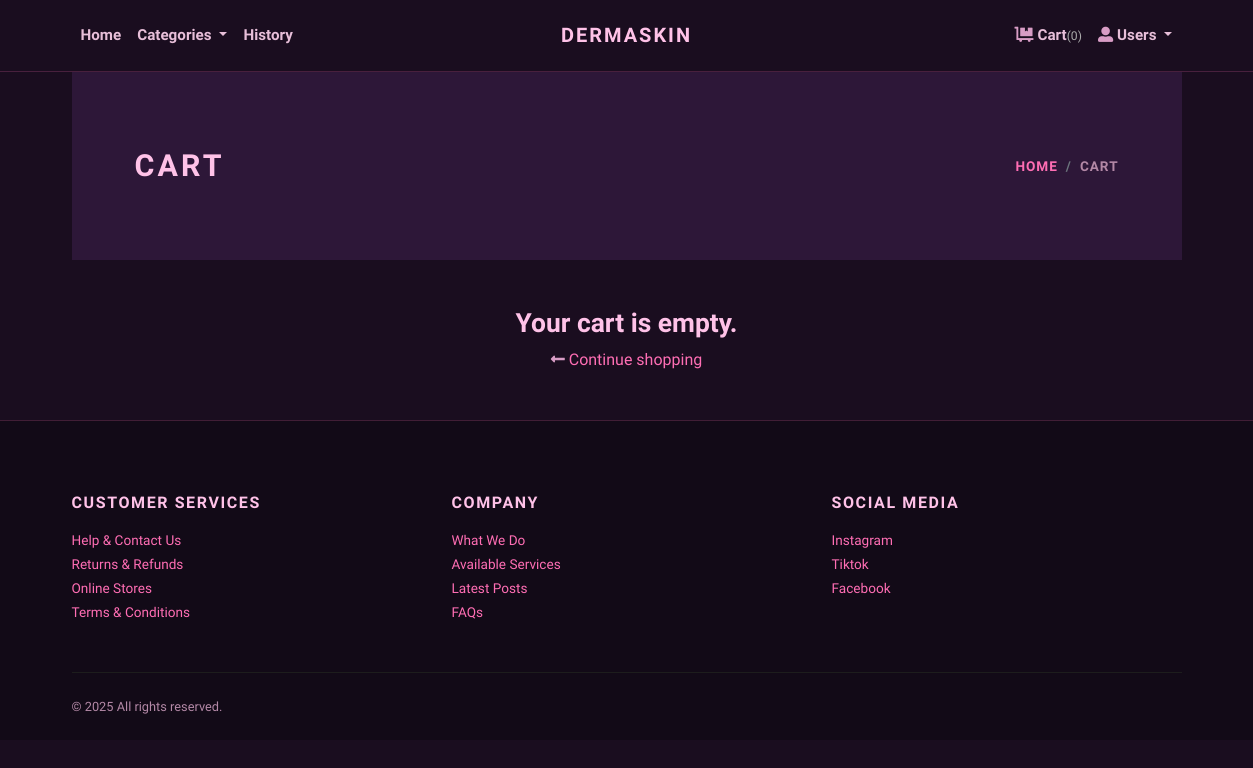
/cart/ (signed in), run on an earlier commit of the app's database.
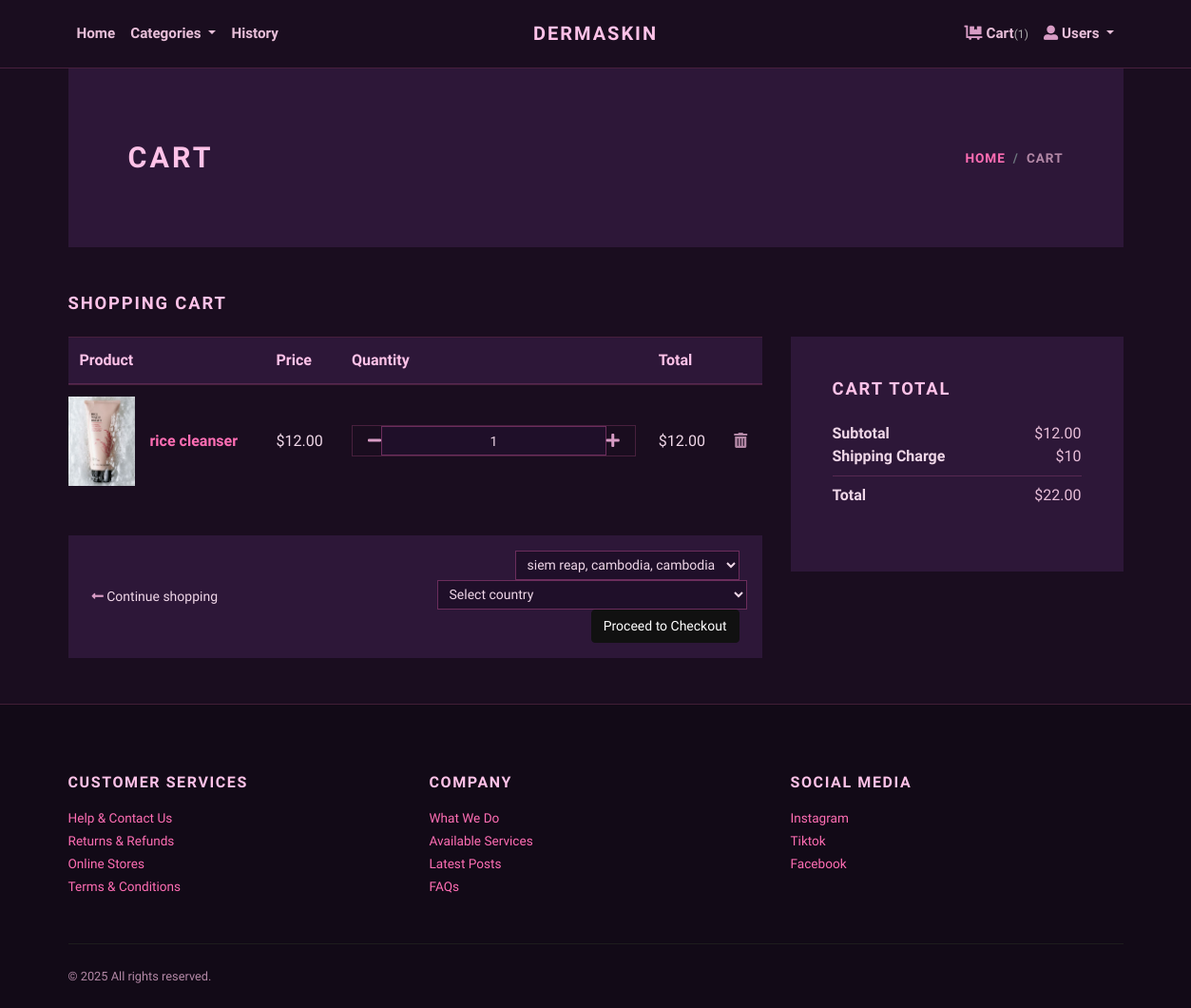
And on a later commit of the database.
### store/models.py (models this page shows, shortened)
class Cart(models.Model):
    user = models.ForeignKey(User, verbose_name="User", on_delete=models.CASCADE)
    product = models.ForeignKey(Product, verbose_name="Product", on_delete=models.CASCADE)
    quantity = models.PositiveIntegerField(default=1, verbose_name="Quantity")
    created_at = models.DateTimeField(auto_now_add=True, verbose_name="Created Date")
    updated_at = models.DateTimeField(auto_now=True, verbose_name="Updated Date")
    @property
    def total_price(self):
        return self.quantity * self.product.price

class Product(models.Model):
    title = models.CharField(max_length=150, verbose_name="Product Title")
    slug = models.SlugField(
        max_length=160,
        unique=True,   # ✅ FIX
        verbose_name="Product Slug"
    )
    sku = models.CharField(max_length=255, unique=True)
    short_description = models.TextField()
    detail_description = models.TextField(blank=True, null=True)
    product_image = models.ImageField(upload_to='product', blank=True, null=True)
    price = models.DecimalField(max_digits=8, decimal_places=2)
    category = models.ForeignKey(Category, on_delete=models.CASCADE)
    is_active = models.BooleanField()
    is_featured = models.BooleanField()
    created_at = models.DateTimeField(auto_now_add=True)
    updated_at = models.DateTimeField(auto_now=True)

### store/views.py (the view)
# urls.py: path('cart/', views.cart, name="cart"),
@login_required
def cart(request):
    cart_products = Cart.objects.filter(user=request.user)
    amount = sum(p.quantity * p.product.price for p in cart_products)
    shipping_amount = decimal.Decimal(10)
    return render(request, 'store/cart.html', {
        'cart_products': cart_products,
        'amount': amount,
        'shipping_amount': shipping_amount,
        'total_amount': amount + shipping_amount,
        'addresses': Address.objects.filter(user=request.user),
    })

### store/context_preprocessors.py (called while the page is built)
def store_menu(request):
    categories = Category.objects.filter(is_active=True)
    context = {
        'categories_menu': categories,
    }
    return context

def cart_menu(request):
    if request.user.is_authenticated:
        cart_items= Cart.objects.filter(user=request.user)
        context = {
            'cart_items': cart_items,
        }
    else:
        context = {}
    return context

### templates/store/cart.html (shortened to what the changed rows need)
{% extends 'base.html' %}
{% load static %}
{% load humanize %}
{% block content %}
<div class="container">
    <section class="py-5 bg-light">
        <div class="container">
            <div class="row px-4 px-lg-5 py-lg-4 align-items-center">
                <div class="col-lg-6">
                    <h1 class="h2 text-uppercase mb-0">Cart</h1>
                </div>
            </div>
        </div>
    </section>
    {% if cart_products %}
    <section class="py-5">
        <h2 class="h5 text-uppercase mb-4">Shopping cart</h2>
        <div class="row">
            <div class="col-lg-8 mb-4 mb-lg-0">
                <div class="table-responsive mb-4">
                    <table class="table">
                        <thead class="bg-light">
                            <tr>
                                <th scope="col">Product</th>
                                <th scope="col">Price</th>
                                <th scope="col">Quantity</th>
                                <th scope="col">Total</th>
                                <th scope="col"></th>
                            </tr>
                        </thead>
                        <tbody>
                            {% for cart_product in cart_products %}
                            <tr>
                                <td class="pl-0 border-0">
                                    <div class="media align-items-center">
                                        {% if cart_product.product.product_image %}
                                        <a href="{% url 'store:product-detail' cart_product.product.slug %}">
                                            <img src="{{ cart_product.product.product_image.url }}" width="70" alt="{{ cart_product.product.title }}">
                                        </a>
                                        {% else %}
                                        <a href="{% url 'store:product-detail' cart_product.product.slug %}">
                                            <img src="{% static 'img/product-detail-3.jpg' %}" width="70" alt="{{ cart_product.product.title }}">
                                        </a>
                                        {% endif %}
                                        <div class="media-body ml-3">
                                            <strong><a href="{% url 'store:product-detail' cart_product.product.slug %}">{{ cart_product.product.title }}</a></strong>
                                        </div>
                                    </div>
                                </td>
                                <td class="align-middle">${{ cart_product.product.price|intcomma }}</td>
                                <td class="align-middle">
                                    <div class="border d-flex align-items-center justify-content-between px-3">
                                        <a href="{% url 'store:minus-cart' cart_product.id %}"><i class="fas fa-minus"></i></a>
                                        <input class="form-control form-control-sm border-0 text-center" type="text" value="{{ cart_product.quantity }}" readonly>
                                        <a href="{% url 'store:plus-cart' cart_product.id %}"><i class="fas fa-plus"></i></a>
                                    </div>
                                </td>
                                <td class="align-middle">${{ cart_product.total_price|intcomma }}</td>
                                <td class="align-middle">
                                    <a href="{% url 'store:remove-cart' cart_product.id %}"><i class="fas fa-trash-alt text-muted"></i></a>
                                </td>
                            </tr>
                            {% endfor %}
                        </tbody>
                    </table>
                </div>
                <div class="bg-light px-4 py-3">
                    <div class="row align-items-center text-center">
                        <div class="col-md-6 mb-3 mb-md-0 text-md-left">
                            <a class="btn btn-link p-0 text-dark btn-sm" href="{% url 'store:home' %}">
                                <i class="fas fa-long-arrow-alt-left"></i> Continue shopping
                            </a>
                        </div>
                        <div class="col-md-6 text-md-right">
                            <form action="{% url 'store:checkout' %}" method="get" style="display:inline;">
    {% if addresses %}
    <select name="address" class="form-control form-control-sm d-inline w-auto" required>
        {% for address in addresses %}
        <option value="{{ address.id }}">
            {{ address.locality }}, {{ address.city }}, {{ address.state }}
        </option>
        {% endfor %}
    </select>
    {% else %}
    <span class="text-danger">Add an address in your profile first.</span>
    {% endif %}
    <select id="country-select" name="country" class="form-control form-control-sm ml-2" required>
        <option value="">Select country</option>
    </select>
    <button type="submit" class="btn btn-dark btn-sm ml-2">Proceed to Checkout</button>
</form>
                        </div>
                    </div>
                </div>
            </div>
            <div class="col-lg-4">
                <div class="card border-0 rounded-0 p-lg-4 bg-light">
                    <div class="card-body">
                        <h5 class="text-uppercase mb-4">Cart total</h5>
                        <ul class="list-unstyled mb-0">
                            <li class="d-flex justify-content-between">
                                <strong>Subtotal</strong>
                                <span>${{ amount|intcomma }}</span>
                            </li>
                            <li class="d-flex justify-content-between">
                                <strong>Shipping Charge</strong>
                                <span>${{ shipping_amount }}</span>
                            </li>
                            <li class="border-bottom my-2"></li>
                            <li class="d-flex justify-content-between mb-4">
                                <strong>Total</strong>
                                <span>${{ total_amount|intcomma }}</span>
                            </li>
                        </ul>
                    </div>
                </div>
            </div>
        </div>
    </section>
    {% else %}
    <div class="text-center py-5">
        <h3>Your cart is empty.</h3>
        <a href="{% url 'store:home' %}"><i class="fas fa-long-arrow-alt-left"></i> Continue shopping</a>
    </div>
    {% endif %}
</div>
{% endblock content %}

What changed in the data, as far as the page shows it:
added Cart: product.product_image (picture), product "rice cleanser", product.price "12.00", quantity "1", total_price "12.00"
Also different on the page:
{{ cart_items.count }}: "0" → "1"
form field address: (not shown) → "siem reap, cambodia, cambodia"
form field country: (not shown) → "Select country"
{{ amount|intcomma }}: (not shown) → "12.00"
{{ shipping_amount }}: (not shown) → "10"
{{ total_amount|intcomma }}: (not shown) → "22.00"
text no longer shown: "Your cart is empty."
text now shown: "SHOPPING CART Product Price Quantity Total Proceed to Checkout CART TOTAL Subtotal $ Shipping Charge $ Total $"
